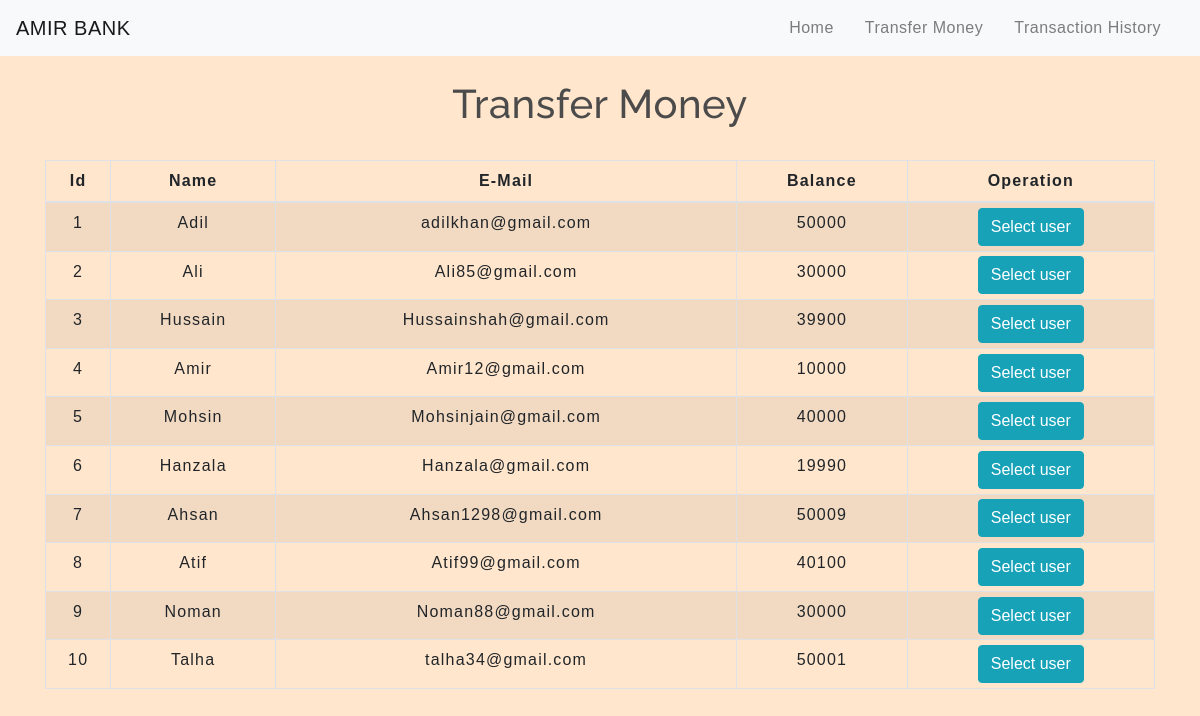
The app's page /transfermoney.php with its own data.
### tables this page shows
CREATE TABLE `users` (
  `id` int(3) NOT NULL,
  `name` text NOT NULL,
  `email` varchar(30) NOT NULL,
  `balance` int(8) NOT NULL
);

### transfermoney.php (the view, shortened to what this page needs)
<!DOCTYPE html>
<html lang="en">
<head>
    <link rel="stylesheet" href="https://maxcdn.bootstrapcdn.com/bootstrap/4.0.0/css/bootstrap.min.css">
    <link rel="stylesheet" type="text/css" href="css/table.css">
    <link rel="stylesheet" type="text/css" href="css/navbar.css">
</head>
<body>
<?php
    include 'config.php';
    $sql = "SELECT * FROM users";
    $result = mysqli_query($conn,$sql);
?>
<?php
  include 'navbar.php';
?>
<div class="container">
        <h2 class="text-center pt-4">Transfer Money</h2>
        <br>
            <div class="row">
                <div class="col">
                    <div class="table-responsive-sm">
                    <table class="table table-hover table-sm table-striped table-condensed table-bordered">
                        <thead>
                            <tr>
                            <th scope="col" class="text-center py-2">Id</th>
                            <th scope="col" class="text-center py-2">Name</th>
                            <th scope="col" class="text-center py-2">E-Mail</th>
                            <th scope="col" class="text-center py-2">Balance</th>
                            <th scope="col" class="text-center py-2">Operation</th>
                            </tr>
                        </thead>
                        <tbody>
                <?php
                    while($rows=mysqli_fetch_assoc($result)){
?>
                    <tr>
                       <td class="py-2"><?php echo $rows['id'] ?></td>
                        <td class="py-2"><?php echo $rows['name']?></td>
                        <td class="py-2"><?php echo $rows['email']?></td>
                        <td class="py-2"><?php echo $rows['balance']?></td>
                        <td><a href="selecteduserdetail.php?id= <?php echo $rows['id'] ;?>"> <button type="button" class="btn btn-info">Select user</button></a></td>
                    </tr>
                <?php
                    }
                ?>
                        </tbody>
                    </table>
                    </div>
                </div>
            </div>
         </div>
</body>
</html>

### navbar.php (shortened to what this page needs)
<nav class=" navbar navbar-expand-lg navbar-light bg-light">
<a class="navbar-brand" href="index.php">AMIR BANK</a>
<div class="collapse navbar-collapse" id="collapsibleNavbar">
      <ul class="navbar-nav ml-auto">
        <li class="nav-item">
          <a class="nav-link" href="index.php">Home</a>
        </li>
        <li class="nav-item">
          <a class="nav-link" href="transfermoney.php">Transfer Money</a>
        </li>
        <li class="nav-item">
          <a class="nav-link" href="transactionhistory.php">Transaction History</a>
        </li>
    </div>
 </nav>

### css/table.css (style rules this page uses)
* { padding: 0; margin: 0; box-sizing: border-box; font-family: sans-serif; }
h2 { font-size: 40px; }
table { letter-spacing: 1.2px; }
td { text-align: center; }
button { border:none; background: #d9d9d9; transition: 1s; }

### css/navbar.css (style rules this page uses)
.nav-link { margin-right: 15px; color:#2F363F; letter-spacing: 0.5px; transition: 0.5s; }
.navbar-brand { color: #4C4B4B; letter-spacing: 0.5px; }
h2 { color: #4C4B4B; letter-spacing: 0.5px; font-family: raleway; }

### transfermoney.php (style rules this page uses)
button { transition: 1.5s; }
body { background-color:#ffe6cc; }

### records on screen
users: id "1", name "Adil", email "adilkhan@gmail.com", balance "50000"
users: id "2", name "Ali", email "Ali85@gmail.com", balance "30000"
users: id "3", name "Hussain", email "Hussainshah@gmail.com", balance "39900"
users: id "4", name "Amir", email "Amir12@gmail.com", balance "10000"
users: id "5", name "Mohsin", email "Mohsinjain@gmail.com", balance "40000"
users: id "6", name "Hanzala", email "Hanzala@gmail.com", balance "19990"
users: id "7", name "Ahsan", email "Ahsan1298@gmail.com", balance "50009"
users: id "8", name "Atif", email "Atif99@gmail.com", balance "40100"
users: id "9", name "Noman", email "Noman88@gmail.com", balance "30000"
users: id "10", name "Talha", email "talha34@gmail.com", balance "50001"
